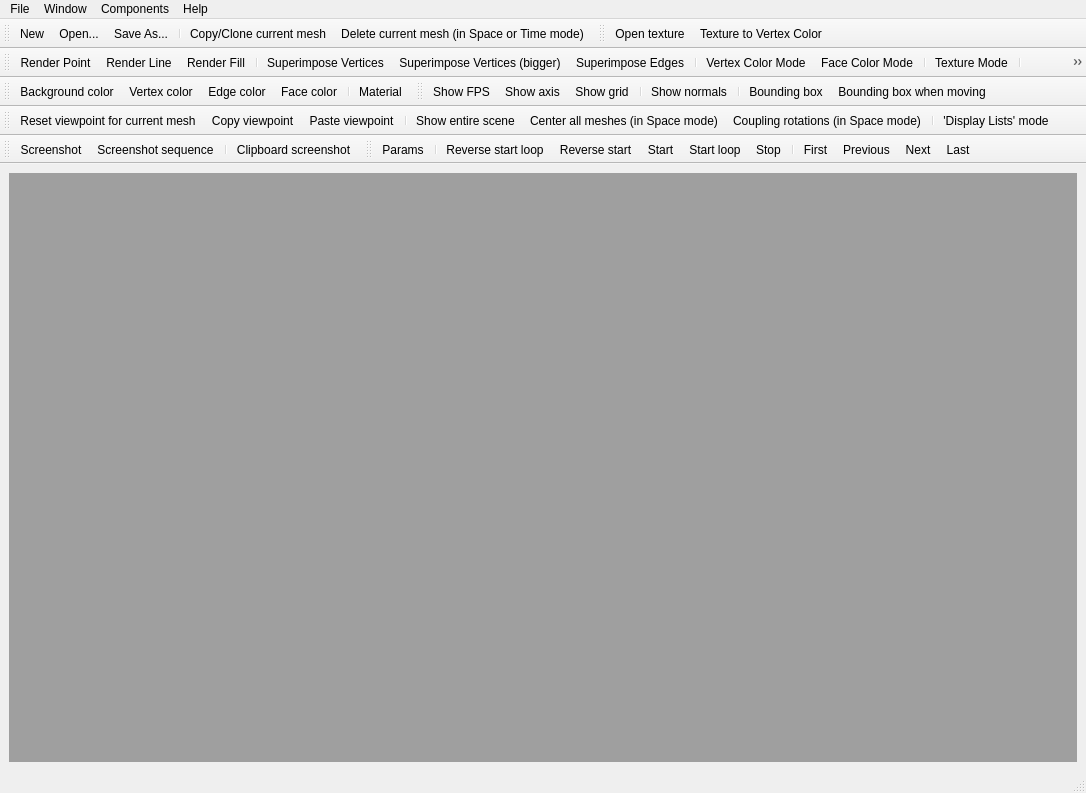
 <widget class="QMainWindow" name="mainwindow">
  <property name="geometry">
   <rect>
    <x>0</x>
    <y>0</y>
    <width>1086</width>
    <height>793</height>
   </rect>
  </property>
  <property name="windowTitle">
   <string>MEPP</string>
  </property>
  <property name="windowIcon">
   <iconset resource="mepp.qrc">
    <normaloff>:/logo/Pictures/MEPP.png</normaloff>:/logo/Pictures/MEPP.png</iconset>
  </property>
  <widget class="QWidget" name="centralwidget">
   <layout class="QGridLayout" name="gridLayout">
    <item row="0" column="0">
     <widget class="MdiArea" name="mdiArea">
      <property name="verticalScrollBarPolicy">
       <enum>Qt::ScrollBarAsNeeded</enum>
      </property>
      <property name="horizontalScrollBarPolicy">
       <enum>Qt::ScrollBarAsNeeded</enum>
      </property>
     </widget>
    </item>
   </layout>
  </widget>
  <widget class="QMenuBar" name="menubar">
   <property name="geometry">
    <rect>
     <x>0</x>
     <y>0</y>
     <width>1086</width>
     <height>21</height>
    </rect>
   </property>
   <widget class="QMenu" name="menuFile">
    <property name="title">
     <string>File</string>
    </property>
    <addaction name="actionNew"/>
    <addaction name="actionOpen"/>
    <addaction name="actionOpen_space"/>
    <addaction name="actionOpen_time"/>
    <addaction name="actionOpen_and_Add_space"/>
    <addaction name="actionOpen_and_Add_time"/>
    <addaction name="actionSave_As"/>
    <addaction name="actionClose"/>
    <addaction name="separator"/>
    <addaction name="actionClone"/>
    <addaction name="actionDelete"/>
    <addaction name="separator"/>
    <addaction name="actionExit"/>
   </widget>
   <widget class="QMenu" name="menuWindow">
    <property name="title">
     <string>Window</string>
    </property>
    <addaction name="actionClose_Window"/>
    <addaction name="actionClose_All"/>
    <addaction name="separator"/>
    <addaction name="actionTile"/>
    <addaction name="actionCascade"/>
    <addaction name="separator"/>
    <addaction name="actionNext"/>
    <addaction name="actionPrevious"/>
    <addaction name="separator"/>
    <addaction name="actionChange_MDI_View_Mode"/>
    <addaction name="separator"/>
    <addaction name="actionChange_Viewer_Mode_Space_Time"/>
   </widget>
   <widget class="QMenu" name="menuHelp">
    <property name="title">
     <string>Help</string>
    </property>
    <addaction name="actionAbout"/>
    <addaction name="actionAbout_Qt"/>
    <addaction name="actionAbout_QGLViewer"/>
    <addaction name="actionAbout_CGAL"/>
   </widget>
   <widget class="QMenu" name="menuComponents">
    <property name="title">
     <string>Components</string>
    </property>
    <widget class="QMenu" name="menuTools">
     <property name="title">
      <string>Tools / Processing</string>
     </property>
     <addaction name="separator"/>
    </widget>
    <widget class="QMenu" name="menuDistance_Quality_measure">
     <property name="title">
      <string>Distance / Quality measure</string>
     </property>
     <addaction name="separator"/>
    </widget>
    <widget class="QMenu" name="menuAnalysis_Filtering">
     <property name="title">
      <string>Analysis / Filtering</string>
     </property>
     <addaction name="separator"/>
    </widget>
    <widget class="QMenu" name="menuSegmentation">
     <property name="title">
      <string>Segmentation</string>
     </property>
     <addaction name="separator"/>
    </widget>
    <widget class="QMenu" name="menuRemeshing_Subdivision">
     <property name="title">
      <string>Remeshing / Subdivision</string>
     </property>
     <addaction name="separator"/>
    </widget>
    <widget class="QMenu" name="menuCompression">
     <property name="title">
      <string>Compression</string>
     </property>
     <addaction name="separator"/>
    </widget>
    <widget class="QMenu" name="menuWatermaking">
     <property name="title">
      <string>Watermaking</string>
     </property>
     <addaction name="separator"/>
    </widget>
    <widget class="QMenu" name="menuExamples">
     <property name="title">
      <string>Examples</string>
     </property>
     <addaction name="separator"/>
    </widget>
    <addaction name="menuTools"/>
    <addaction name="menuDistance_Quality_measure"/>
    <addaction name="menuAnalysis_Filtering"/>
    <addaction name="menuSegmentation"/>
    <addaction name="menuRemeshing_Subdivision"/>
    <addaction name="menuCompression"/>
    <addaction name="menuWatermaking"/>
    <addaction name="separator"/>
    <addaction name="menuExamples"/>
   </widget>
   <addaction name="menuFile"/>
   <addaction name="menuWindow"/>
   <addaction name="menuComponents"/>
   <addaction name="menuHelp"/>
  </widget>
  <widget class="QStatusBar" name="statusbar"/>
  <widget class="QToolBar" name="Toolbar_file">
   <property name="sizePolicy">
    <sizepolicy hsizetype="Preferred" vsizetype="Minimum">
     <horstretch>0</horstretch>
     <verstretch>0</verstretch>
    </sizepolicy>
   </property>
   <property name="windowTitle">
    <string>Toolbar_file</string>
   </property>
   <property name="iconSize">
    <size>
     <width>16</width>
     <height>16</height>
    </size>
   </property>
   <attribute name="toolBarArea">
    <enum>TopToolBarArea</enum>
   </attribute>
   <attribute name="toolBarBreak">
    <bool>false</bool>
   </attribute>
   <addaction name="actionNew"/>
   <addaction name="actionOpen"/>
   <addaction name="actionSave_As"/>
   <addaction name="separator"/>
   <addaction name="actionClone"/>
   <addaction name="actionDelete"/>
  </widget>
  <widget class="QToolBar" name="Toolbar_texture">
   <property name="sizePolicy">
    <sizepolicy hsizetype="Preferred" vsizetype="Minimum">
     <horstretch>0</horstretch>
     <verstretch>0</verstretch>
    </sizepolicy>
   </property>
   <property name="windowTitle">
    <string>Toolbar_texture</string>
   </property>
   <property name="iconSize">
    <size>
     <width>16</width>
     <height>16</height>
    </size>
   </property>
   <attribute name="toolBarArea">
    <enum>TopToolBarArea</enum>
   </attribute>
   <attribute name="toolBarBreak">
    <bool>false</bool>
   </attribute>
   <addaction name="actionOpen_texture"/>
   <addaction name="actionTexture_to_Vertex_Color"/>
  </widget>
  <widget class="QToolBar" name="Toolbar_viewer">
   <property name="sizePolicy">
    <sizepolicy hsizetype="Preferred" vsizetype="Minimum">
     <horstretch>0</horstretch>
     <verstretch>0</verstretch>
    </sizepolicy>
   </property>
   <property name="windowTitle">
    <string>Toolbar_viewer</string>
   </property>
   <property name="iconSize">
    <size>
     <width>16</width>
     <height>16</height>
    </size>
   </property>
   <attribute name="toolBarArea">
    <enum>TopToolBarArea</enum>
   </attribute>
   <attribute name="toolBarBreak">
    <bool>true</bool>
   </attribute>
   <addaction name="actionRender_Point"/>
   <addaction name="actionRender_Line"/>
   <addaction name="actionRender_Fill"/>
   <addaction name="separator"/>
   <addaction name="actionSuperimpose_Vertices"/>
   <addaction name="actionSuperimpose_Vertices_big"/>
   <addaction name="actionSuperimpose_Edges"/>
   <addaction name="separator"/>
   <addaction name="actionVertex_Color"/>
   <addaction name="actionFace_Color"/>
   <addaction name="separator"/>
   <addaction name="actionTexture_Mode"/>
   <addaction name="separator"/>
   <addaction name="actionLighting"/>
   <addaction name="actionSmooth_Shading"/>
   <addaction name="separator"/>
   <addaction name="actionAntialiasing"/>
   <addaction name="actionCulling"/>
  </widget>
  <widget class="QToolBar" name="Toolbar_color">
   <property name="sizePolicy">
    <sizepolicy hsizetype="Preferred" vsizetype="Minimum">
     <horstretch>0</horstretch>
     <verstretch>0</verstretch>
    </sizepolicy>
   </property>
   <property name="windowTitle">
    <string>Toolbar_color</string>
   </property>
   <property name="iconSize">
    <size>
     <width>16</width>
     <height>16</height>
    </size>
   </property>
   <attribute name="toolBarArea">
    <enum>TopToolBarArea</enum>
   </attribute>
   <attribute name="toolBarBreak">
    <bool>true</bool>
   </attribute>
   <addaction name="actionBackground_color"/>
   <addaction name="actionVertex_color"/>
   <addaction name="actionEdge_color"/>
   <addaction name="actionFace_color"/>
   <addaction name="separator"/>
   <addaction name="actionMaterial"/>
  </widget>
  <widget class="QToolBar" name="Toolbar_show">
   <property name="sizePolicy">
    <sizepolicy hsizetype="Preferred" vsizetype="Minimum">
     <horstretch>0</horstretch>
     <verstretch>0</verstretch>
    </sizepolicy>
   </property>
   <property name="windowTitle">
    <string>Toolbar_show</string>
   </property>
   <property name="iconSize">
    <size>
     <width>16</width>
     <height>16</height>
    </size>
   </property>
   <attribute name="toolBarArea">
    <enum>TopToolBarArea</enum>
   </attribute>
   <attribute name="toolBarBreak">
    <bool>false</bool>
   </attribute>
   <addaction name="actionShow_FPS"/>
   <addaction name="actionShow_axis"/>
   <addaction name="actionShow_grid"/>
   <addaction name="separator"/>
   <addaction name="actionShow_normals"/>
   <addaction name="separator"/>
   <addaction name="actionBounding_box"/>
   <addaction name="actionBounding_box_when_moving"/>
  </widget>
  <widget class="QToolBar" name="Toolbar_view">
   <property name="sizePolicy">
    <sizepolicy hsizetype="Preferred" vsizetype="Minimum">
     <horstretch>0</horstretch>
     <verstretch>0</verstretch>
    </sizepolicy>
   </property>
   <property name="windowTitle">
    <string>Toolbar_view</string>
   </property>
   <property name="iconSize">
    <size>
     <width>16</width>
     <height>16</height>
    </size>
   </property>
   <attribute name="toolBarArea">
    <enum>TopToolBarArea</enum>
   </attribute>
   <attribute name="toolBarBreak">
    <bool>true</bool>
   </attribute>
   <addaction name="actionReset_viewpoint"/>
   <addaction name="actionCopy_viewpoint"/>
   <addaction name="actionPaste_viewpoint"/>
   <addaction name="separator"/>
   <addaction name="actionShow_entire_scene"/>
   <addaction name="actionCenter_all_objects"/>
   <addaction name="actionCouplingRotations"/>
   <addaction name="separator"/>
   <addaction name="actionVBO"/>
  </widget>
  <widget class="QToolBar" name="Toolbar_capture">
   <property name="sizePolicy">
    <sizepolicy hsizetype="Preferred" vsizetype="Minimum">
     <horstretch>0</horstretch>
     <verstretch>0</verstretch>
    </sizepolicy>
   </property>
   <property name="windowTitle">
    <string>Toolbar_capture</string>
   </property>
   <property name="iconSize">
    <size>
     <width>16</width>
     <height>16</height>
    </size>
   </property>
   <attribute name="toolBarArea">
    <enum>TopToolBarArea</enum>
   </attribute>
   <attribute name="toolBarBreak">
    <bool>true</bool>
   </attribute>
   <addaction name="actionScreenshot"/>
   <addaction name="actionScreenshot_sequence"/>
   <addaction name="separator"/>
   <addaction name="actionClipboard_screenshot"/>
  </widget>
  <widget class="QToolBar" name="Toolbar_dynamic">
   <property name="sizePolicy">
    <sizepolicy hsizetype="Preferred" vsizetype="Minimum">
     <horstretch>0</horstretch>
     <verstretch>0</verstretch>
    </sizepolicy>
   </property>
   <property name="windowTitle">
    <string>Toolbar_dynamic</string>
   </property>
   <property name="iconSize">
    <size>
     <width>16</width>
     <height>16</height>
    </size>
   </property>
   <attribute name="toolBarArea">
    <enum>TopToolBarArea</enum>
   </attribute>
   <attribute name="toolBarBreak">
    <bool>false</bool>
   </attribute>
   <addaction name="actionParams"/>
   <addaction name="separator"/>
   <addaction name="actionReverse_start_loop"/>
   <addaction name="actionReverse_start"/>
   <addaction name="actionStart"/>
   <addaction name="actionStart_loop"/>
   <addaction name="actionStop"/>
   <addaction name="separator"/>
   <addaction name="actionDynFirst"/>
   <addaction name="actionDynPrevious"/>
   <addaction name="actionDynNext"/>
   <addaction name="actionDynLast"/>
  </widget>
  <action name="actionNew">
   <property name="icon">
    <iconset resource="mepp.qrc">
     <normaloff>:/icons/Pictures/Icons/new.png</normaloff>:/icons/Pictures/Icons/new.png</iconset>
   </property>
   <property name="text">
    <string>New</string>
   </property>
   <property name="statusTip">
    <string/>
   </property>
  </action>
  <action name="actionOpen">
   <property name="icon">
    <iconset resource="mepp.qrc">
     <normaloff>:/icons/Pictures/Icons/open.png</normaloff>:/icons/Pictures/Icons/open.png</iconset>
   </property>
   <property name="text">
    <string>Open...</string>
   </property>
   <property name="iconText">
    <string>Open...</string>
   </property>
   <property name="toolTip">
    <string>Open...</string>
   </property>
  </action>
  <action name="actionOpen_and_Add_space">
   <property name="text">
    <string>Open and Add (space)...</string>
   </property>
  </action>
  <action name="actionSave_As">
   <property name="icon">
    <iconset resource="mepp.qrc">
     <normaloff>:/icons/Pictures/Icons/save.png</normaloff>:/icons/Pictures/Icons/save.png</iconset>
   </property>
   <property name="text">
    <string>Save As...</string>
   </property>
   <property name="iconText">
    <string>Save As...</string>
   </property>
   <property name="toolTip">
    <string>Save As...</string>
   </property>
  </action>
  <action name="actionClose">
   <property name="text">
    <string>Close</string>
   </property>
  </action>
  <action name="actionExit">
   <property name="text">
    <string>Exit</string>
   </property>
  </action>
  <action name="actionClose_Window">
   <property name="text">
    <string>Close</string>
   </property>
  </action>
  <action name="actionClose_All">
   <property name="text">
    <string>Close All</string>
   </property>
  </action>
  <action name="actionTile">
   <property name="text">
    <string>Tile</string>
   </property>
  </action>
  <action name="actionCascade">
   <property name="text">
    <string>Cascade</string>
   </property>
  </action>
  <action name="actionNext">
   <property name="text">
    <string>Next</string>
   </property>
  </action>
  <action name="actionPrevious">
   <property name="text">
    <string>Previous</string>
   </property>
  </action>
  <action name="actionAbout">
   <property name="text">
    <string>About MEPP / Help</string>
   </property>
  </action>
  <action name="actionOpen_and_Add_time">
   <property name="text">
    <string>Open and Add (time)...</string>
   </property>
  </action>
  <action name="actionAbout_Qt">
   <property name="text">
    <string>About Qt</string>
   </property>
  </action>
  <action name="actionLighting">
   <property name="checkable">
    <bool>true</bool>
   </property>
   <property name="enabled">
    <bool>true</bool>
   </property>
   <property name="icon">
    <iconset resource="mepp.qrc">
     <normaloff>:/icons/Pictures/Icons/_Lighting.png</normaloff>:/icons/Pictures/Icons/_Lighting.png</iconset>
   </property>
   <property name="text">
    <string>Lighting</string>
   </property>
  </action>
  <action name="actionAntialiasing">
   <property name="checkable">
    <bool>true</bool>
   </property>
   <property name="enabled">
    <bool>true</bool>
   </property>
   <property name="icon">
    <iconset resource="mepp.qrc">
     <normaloff>:/icons/Pictures/Icons/_Antialiasing.png</normaloff>:/icons/Pictures/Icons/_Antialiasing.png</iconset>
   </property>
   <property name="text">
    <string>Antialiasing</string>
   </property>
  </action>
  <action name="actionVertex_Color">
   <property name="checkable">
    <bool>true</bool>
   </property>
   <property name="icon">
    <iconset resource="mepp.qrc">
     <normaloff>:/icons/Pictures/Icons/_VertexColorMode.png</normaloff>:/icons/Pictures/Icons/_VertexColorMode.png</iconset>
   </property>
   <property name="text">
    <string>Vertex Color Mode</string>
   </property>
  </action>
  <action name="actionFace_Color">
   <property name="checkable">
    <bool>true</bool>
   </property>
   <property name="icon">
    <iconset resource="mepp.qrc">
     <normaloff>:/icons/Pictures/Icons/_FaceColorMode.png</normaloff>:/icons/Pictures/Icons/_FaceColorMode.png</iconset>
   </property>
   <property name="text">
    <string>Face Color Mode</string>
   </property>
  </action>
  <action name="actionRender_Point">
   <property name="checkable">
    <bool>true</bool>
   </property>
   <property name="icon">
    <iconset resource="mepp.qrc">
     <normaloff>:/icons/Pictures/Icons/_Vertices.png</normaloff>:/icons/Pictures/Icons/_Vertices.png</iconset>
   </property>
   <property name="text">
    <string>Render Point</string>
   </property>
  </action>
  <action name="actionRender_Line">
   <property name="checkable">
    <bool>true</bool>
   </property>
   <property name="icon">
    <iconset resource="mepp.qrc">
     <normaloff>:/icons/Pictures/Icons/_Edges.png</normaloff>:/icons/Pictures/Icons/_Edges.png</iconset>
   </property>
   <property name="text">
    <string>Render Line</string>
   </property>
  </action>
  <action name="actionRender_Fill">
   <property name="checkable">
    <bool>true</bool>
   </property>
   <property name="icon">
    <iconset resource="mepp.qrc">
     <normaloff>:/icons/Pictures/Icons/_RenderFill.png</normaloff>:/icons/Pictures/Icons/_RenderFill.png</iconset>
   </property>
   <property name="text">
    <string>Render Fill</string>
   </property>
  </action>
  <action name="actionSuperimpose_Edges">
   <property name="checkable">
    <bool>true</bool>
   </property>
   <property name="icon">
    <iconset resource="mepp.qrc">
     <normaloff>:/icons/Pictures/Icons/_SuperimposeEdges.png</normaloff>:/icons/Pictures/Icons/_SuperimposeEdges.png</iconset>
   </property>
   <property name="text">
    <string>Superimpose Edges</string>
   </property>
  </action>
  <action name="actionSuperimpose_Vertices">
   <property name="checkable">
    <bool>true</bool>
   </property>
   <property name="icon">
    <iconset resource="mepp.qrc">
     <normaloff>:/icons/Pictures/Icons/_SuperimposeVertices.png</normaloff>:/icons/Pictures/Icons/_SuperimposeVertices.png</iconset>
   </property>
   <property name="text">
    <string>Superimpose Vertices</string>
   </property>
  </action>
  <action name="actionSmooth_Shading">
   <property name="checkable">
    <bool>true</bool>
   </property>
   <property name="icon">
    <iconset resource="mepp.qrc">
     <normaloff>:/icons/Pictures/Icons/_Smoothing.png</normaloff>:/icons/Pictures/Icons/_Smoothing.png</iconset>
   </property>
   <property name="text">
    <string>Smooth Shading</string>
   </property>
  </action>
  <action name="actionCulling">
   <property name="checkable">
    <bool>true</bool>
   </property>
   <property name="icon">
    <iconset resource="mepp.qrc">
     <normaloff>:/icons/Pictures/Icons/_Culling.png</normaloff>:/icons/Pictures/Icons/_Culling.png</iconset>
   </property>
   <property name="text">
    <string>Culling</string>
   </property>
  </action>
  <action name="actionParams">
   <property name="icon">
    <iconset resource="mepp.qrc">
     <normaloff>:/icons/Pictures/Icons/_Params.png</normaloff>:/icons/Pictures/Icons/_Params.png</iconset>
   </property>
   <property name="text">
    <string>Params</string>
   </property>
  </action>
  <action name="actionReverse_start">
   <property name="icon">
    <iconset resource="mepp.qrc">
     <normaloff>:/icons/Pictures/Icons/_ReverseStart.png</normaloff>:/icons/Pictures/Icons/_ReverseStart.png</iconset>
   </property>
   <property name="text">
    <string>Reverse start</string>
   </property>
  </action>
  <action name="actionReverse_start_loop">
   <property name="icon">
    <iconset resource="mepp.qrc">
     <normaloff>:/icons/Pictures/Icons/_ReverseStartLoop.png</normaloff>:/icons/Pictures/Icons/_ReverseStartLoop.png</iconset>
   </property>
   <property name="text">
    <string>Reverse start loop</string>
   </property>
  </action>
  <action name="actionStart">
   <property name="icon">
    <iconset resource="mepp.qrc">
     <normaloff>:/icons/Pictures/Icons/_Start.png</normaloff>:/icons/Pictures/Icons/_Start.png</iconset>
   </property>
   <property name="text">
    <string>Start</string>
   </property>
  </action>
  <action name="actionStart_loop">
   <property name="icon">
    <iconset resource="mepp.qrc">
     <normaloff>:/icons/Pictures/Icons/_StartLoop.png</normaloff>:/icons/Pictures/Icons/_StartLoop.png</iconset>
   </property>
   <property name="text">
    <string>Start loop</string>
   </property>
  </action>
  <action name="actionStop">
   <property name="icon">
    <iconset resource="mepp.qrc">
     <normaloff>:/icons/Pictures/Icons/_Stop.png</normaloff>:/icons/Pictures/Icons/_Stop.png</iconset>
   </property>
   <property name="text">
    <string>Stop</string>
   </property>
  </action>
  <action name="actionDynFirst">
   <property name="icon">
    <iconset resource="mepp.qrc">
     <normaloff>:/icons/Pictures/Icons/_First.png</normaloff>:/icons/Pictures/Icons/_First.png</iconset>
   </property>
   <property name="text">
    <string>First</string>
   </property>
  </action>
  <action name="actionDynPrevious">
   <property name="icon">
    <iconset resource="mepp.qrc">
     <normaloff>:/icons/Pictures/Icons/_Previous.png</normaloff>:/icons/Pictures/Icons/_Previous.png</iconset>
   </property>
   <property name="text">
    <string>Previous</string>
   </property>
  </action>
  <action name="actionDynNext">
   <property name="icon">
    <iconset resource="mepp.qrc">
     <normaloff>:/icons/Pictures/Icons/_Next.png</normaloff>:/icons/Pictures/Icons/_Next.png</iconset>
   </property>
   <property name="text">
    <string>Next</string>
   </property>
  </action>
  <action name="actionDynLast">
   <property name="icon">
    <iconset resource="mepp.qrc">
     <normaloff>:/icons/Pictures/Icons/_Last.png</normaloff>:/icons/Pictures/Icons/_Last.png</iconset>
   </property>
   <property name="text">
    <string>Last</string>
   </property>
  </action>
  <action name="actionDelete">
   <property name="icon">
    <iconset resource="mepp.qrc">
     <normaloff>:/icons/Pictures/Icons/cut.png</normaloff>:/icons/Pictures/Icons/cut.png</iconset>
   </property>
   <property name="text">
    <string>Delete current mesh (in Space or Time mode)</string>
   </property>
   <property name="toolTip">
    <string>Delete current mesh (in Space or Time mode)</string>
   </property>
  </action>
  <action name="actionCouplingRotations">
   <property name="checkable">
    <bool>true</bool>
   </property>
   <property name="icon">
    <iconset resource="mepp.qrc">
     <normaloff>:/icons/Pictures/Icons/_CoupleRotations.png</normaloff>:/icons/Pictures/Icons/_CoupleRotations.png</iconset>
   </property>
   <property name="text">
    <string>Coupling rotations (in Space mode)</string>
   </property>
  </action>
  <action name="actionShow_entire_scene">
   <property name="icon">
    <iconset resource="mepp.qrc">
     <normaloff>:/icons/Pictures/Icons/_ShowAll.png</normaloff>:/icons/Pictures/Icons/_ShowAll.png</iconset>
   </property>
   <property name="text">
    <string>Show entire scene</string>
   </property>
  </action>
  <action name="actionOpen_space">
   <property name="text">
    <string>Open (space)...</string>
   </property>
  </action>
  <action name="actionOpen_time">
   <property name="text">
    <string>Open (time)...</string>
   </property>
  </action>
  <action name="actionAbout_QGLViewer">
   <property name="text">
    <string>About QGLViewer</string>
   </property>
  </action>
  <action name="actionAbout_CGAL">
   <property name="text">
    <string>About CGAL</string>
   </property>
  </action>
  <action name="actionCopy_viewpoint">
   <property name="icon">
    <iconset resource="mepp.qrc">
     <normaloff>:/icons/Pictures/Icons/_CopyViewpoint.png</normaloff>:/icons/Pictures/Icons/_CopyViewpoint.png</iconset>
   </property>
   <property name="text">
    <string>Copy viewpoint</string>
   </property>
  </action>
  <action name="actionPaste_viewpoint">
   <property name="icon">
    <iconset resource="mepp.qrc">
     <normaloff>:/icons/Pictures/Icons/_PasteViewpoint.png</normaloff>:/icons/Pictures/Icons/_PasteViewpoint.png</iconset>
   </property>
   <property name="text">
    <string>Paste viewpoint</string>
   </property>
  </action>
  <action name="actionBackground_color">
   <property name="icon">
    <iconset resource="mepp.qrc">
     <normaloff>:/icons/Pictures/Icons/_BackgroundColor.png</normaloff>:/icons/Pictures/Icons/_BackgroundColor.png</iconset>
   </property>
   <property name="text">
    <string>Background color</string>
   </property>
  </action>
  <action name="actionVertex_color">
   <property name="icon">
    <iconset resource="mepp.qrc">
     <normaloff>:/icons/Pictures/Icons/_PointColor.png</normaloff>:/icons/Pictures/Icons/_PointColor.png</iconset>
   </property>
   <property name="text">
    <string>Vertex color</string>
   </property>
  </action>
  <action name="actionEdge_color">
   <property name="icon">
    <iconset resource="mepp.qrc">
     <normaloff>:/icons/Pictures/Icons/_EdgeColor.png</normaloff>:/icons/Pictures/Icons/_EdgeColor.png</iconset>
   </property>
   <property name="text">
    <string>Edge color</string>
   </property>
  </action>
  <action name="actionClone">
   <property name="icon">
    <iconset resource="mepp.qrc">
     <normaloff>:/icons/Pictures/Icons/copy.png</normaloff>:/icons/Pictures/Icons/copy.png</iconset>
   </property>
   <property name="text">
    <string>Copy/Clone current mesh</string>
   </property>
  </action>
  <action name="actionMaterial">
   <property name="icon">
    <iconset resource="mepp.qrc">
     <normaloff>:/icons/Pictures/Icons/_Material.png</normaloff>:/icons/Pictures/Icons/_Material.png</iconset>
   </property>
   <property name="text">
    <string>Material</string>
   </property>
  </action>
  <action name="actionBounding_box">
   <property name="checkable">
    <bool>true</bool>
   </property>
   <property name="icon">
    <iconset resource="mepp.qrc">
     <normaloff>:/icons/Pictures/Icons/_BoundingBox.png</normaloff>:/icons/Pictures/Icons/_BoundingBox.png</iconset>
   </property>
   <property name="text">
    <string>Bounding box</string>
   </property>
  </action>
  <action name="actionBounding_box_when_moving">
   <property name="checkable">
    <bool>true</bool>
   </property>
   <property name="icon">
    <iconset resource="mepp.qrc">
     <normaloff>:/icons/Pictures/Icons/_BoundingBoxOnMove.png</normaloff>:/icons/Pictures/Icons/_BoundingBoxOnMove.png</iconset>
   </property>
   <property name="text">
    <string>Bounding box when moving</string>
   </property>
  </action>
  <action name="actionScreenshot">
   <property name="icon">
    <iconset resource="mepp.qrc">
     <normaloff>:/icons/Pictures/Icons/_Screenshot.png</normaloff>:/icons/Pictures/Icons/_Screenshot.png</iconset>
   </property>
   <property name="text">
    <string>Screenshot</string>
   </property>
  </action>
  <action name="actionVBO">
   <property name="checkable">
    <bool>true</bool>
   </property>
   <property name="icon">
    <iconset resource="mepp.qrc">
     <normaloff>:/icons/Pictures/Icons/_DL.png</normaloff>:/icons/Pictures/Icons/_DL.png</iconset>
   </property>
   <property name="text">
    <string>'Display Lists' mode</string>
   </property>
  </action>
  <action name="actionFace_color">
   <property name="icon">
    <iconset resource="mepp.qrc">
     <normaloff>:/icons/Pictures/Icons/_FaceColor.png</normaloff>:/icons/Pictures/Icons/_FaceColor.png</iconset>
   </property>
   <property name="text">
    <string>Face color</string>
   </property>
  </action>
  <action name="actionShow_normals">
   <property name="checkable">
    <bool>true</bool>
   </property>
   <property name="icon">
    <iconset resource="mepp.qrc">
     <normaloff>:/icons/Pictures/Icons/_Normals.png</normaloff>:/icons/Pictures/Icons/_Normals.png</iconset>
   </property>
   <property name="text">
    <string>Show normals</string>
   </property>
  </action>
  <action name="actionCenter_all_objects">
   <property name="icon">
    <iconset resource="mepp.qrc">
     <normaloff>:/icons/Pictures/Icons/_CenterAll.png</normaloff>:/icons/Pictures/Icons/_CenterAll.png</iconset>
   </property>
   <property name="text">
    <string>Center all meshes (in Space mode)</string>
   </property>
  </action>
  <action name="actionScreenshot_sequence">
   <property name="checkable">
    <bool>true</bool>
   </property>
   <property name="icon">
    <iconset resource="mepp.qrc">
     <normaloff>:/icons/Pictures/Icons/_ScreenshotSequence.png</normaloff>:/icons/Pictures/Icons/_ScreenshotSequence.png</iconset>
   </property>
   <property name="text">
    <string>Screenshot sequence</string>
   </property>
  </action>
  <action name="actionShow_FPS">
   <property name="checkable">
    <bool>true</bool>
   </property>
   <property name="icon">
    <iconset resource="mepp.qrc">
     <normaloff>:/icons/Pictures/Icons/_FPS.png</normaloff>:/icons/Pictures/Icons/_FPS.png</iconset>
   </property>
   <property name="text">
    <string>Show FPS</string>
   </property>
  </action>
  <action name="actionShow_axis">
   <property name="checkable">
    <bool>true</bool>
   </property>
   <property name="icon">
    <iconset resource="mepp.qrc">
     <normaloff>:/icons/Pictures/Icons/_Axis.png</normaloff>:/icons/Pictures/Icons/_Axis.png</iconset>
   </property>
   <property name="text">
    <string>Show axis</string>
   </property>
  </action>
  <action name="actionShow_grid">
   <property name="checkable">
    <bool>true</bool>
   </property>
   <property name="icon">
    <iconset resource="mepp.qrc">
     <normaloff>:/icons/Pictures/Icons/_Grid.png</normaloff>:/icons/Pictures/Icons/_Grid.png</iconset>
   </property>
   <property name="text">
    <string>Show grid</string>
   </property>
  </action>
  <action name="actionShow_light">
   <property name="checkable">
    <bool>true</bool>
   </property>
   <property name="text">
    <string>Show light</string>
   </property>
  </action>
  <action name="actionClipboard_screenshot">
   <property name="icon">
    <iconset resource="mepp.qrc">
     <normaloff>:/icons/Pictures/Icons/_Clipboard.png</normaloff>:/icons/Pictures/Icons/_Clipboard.png</iconset>
   </property>
   <property name="text">
    <string>Clipboard screenshot</string>
   </property>
  </action>
  <action name="actionReset_viewpoint">
   <property name="icon">
    <iconset resource="mepp.qrc">
     <normaloff>:/icons/Pictures/Icons/_ShowAll.png</normaloff>:/icons/Pictures/Icons/_ShowAll.png</iconset>
   </property>
   <property name="text">
    <string>Reset viewpoint for current mesh</string>
   </property>
  </action>
  <action name="actionSuperimpose_Vertices_big">
   <property name="checkable">
    <bool>true</bool>
   </property>
   <property name="icon">
    <iconset resource="mepp.qrc">
     <normaloff>:/icons/Pictures/Icons/_SuperimposeSpheres.png</normaloff>:/icons/Pictures/Icons/_SuperimposeSpheres.png</iconset>
   </property>
   <property name="text">
    <string>Superimpose Vertices (bigger)</string>
   </property>
   <property name="toolTip">
    <string>Superimpose Vertices (bigger)</string>
   </property>
  </action>
  <action name="actionChange_MDI_View_Mode">
   <property name="text">
    <string>Change MDI View Mode (-&gt; to Tabbed View)</string>
   </property>
  </action>
  <action name="actionChange_Viewer_Mode_Space_Time">
   <property name="text">
    <string>Change Viewer Mode (Normal)</string>
   </property>
  </action>
  <action name="actionOpen_texture">
   <property name="icon">
    <iconset resource="mepp.qrc">
     <normaloff>:/icons/Pictures/Icons/textureOpen.png</normaloff>:/icons/Pictures/Icons/textureOpen.png</iconset>
   </property>
   <property name="text">
    <string>Open texture</string>
   </property>
  </action>
  <action name="actionTexture_settings">
   <property name="text">
    <string>Texture settings</string>
   </property>
  </action>
  <action name="actionTexture_to_Vertex_Color">
   <property name="icon">
    <iconset resource="mepp.qrc">
     <normaloff>:/icons/Pictures/Icons/textureToColor.png</normaloff>:/icons/Pictures/Icons/textureToColor.png</iconset>
   </property>
   <property name="text">
    <string>Texture to Vertex Color</string>
   </property>
  </action>
  <action name="actionTexture_Mode">
   <property name="checkable">
    <bool>true</bool>
   </property>
   <property name="icon">
    <iconset resource="mepp.qrc">
     <normaloff>:/icons/Pictures/Icons/textureEnable.png</normaloff>:/icons/Pictures/Icons/textureEnable.png</iconset>
   </property>
   <property name="text">
    <string>Texture Mode</string>
   </property>
  </action>
 </widget>
